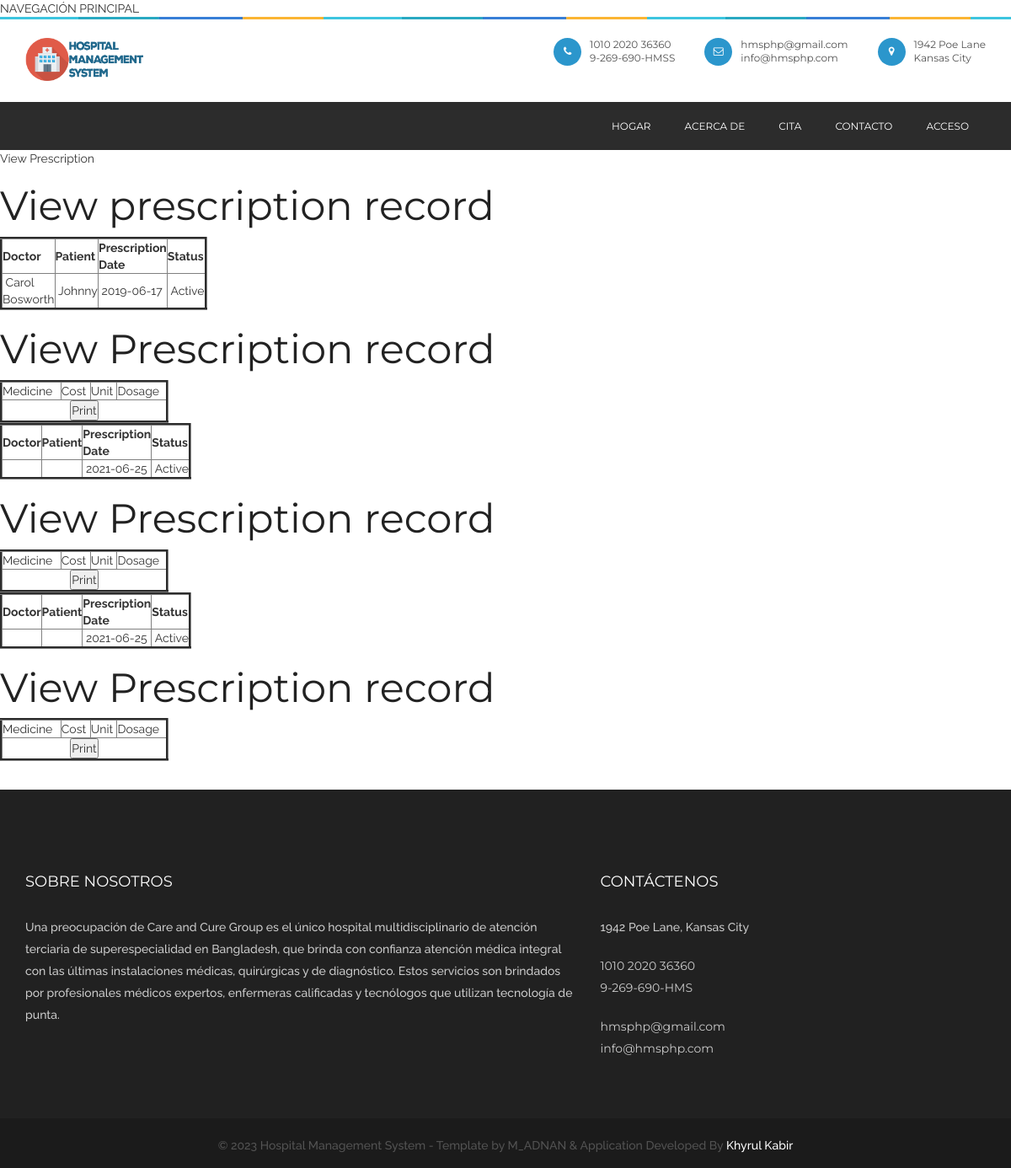
The app's page /viewprescription.php, older data.
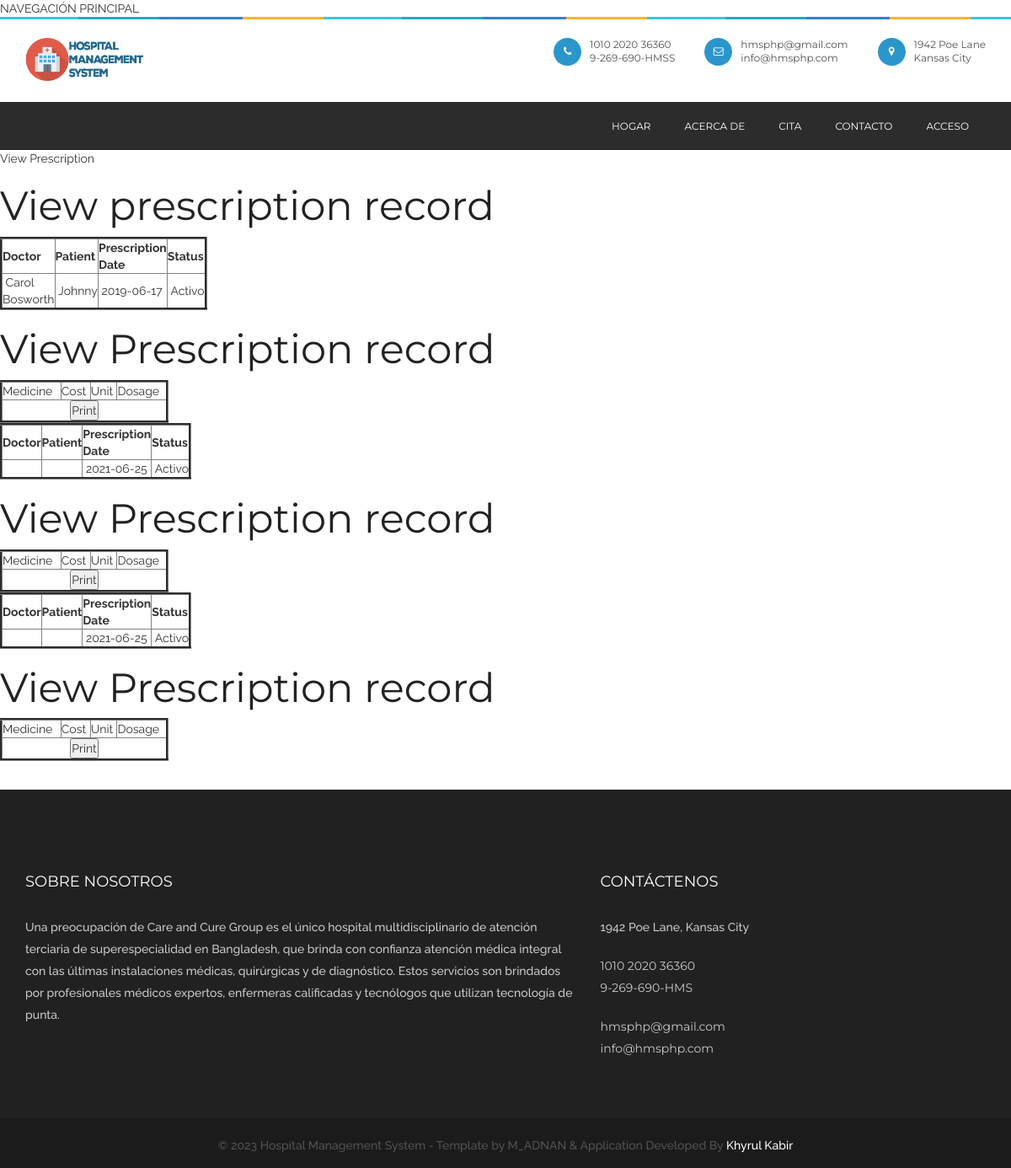
The same page, newer data.
### tables this page shows
CREATE TABLE `prescription` (
  `prescriptionid` int(10) NOT NULL,
  `treatment_records_id` int(10) NOT NULL,
  `doctorid` int(10) NOT NULL,
  `patientid` int(10) NOT NULL,
  `delivery_type` varchar(10) NOT NULL COMMENT 'Delivered through appointment or online order',
  `delivery_id` int(10) NOT NULL COMMENT 'appointmentid or orderid',
  `prescriptiondate` date NOT NULL,
  `status` varchar(10) NOT NULL,
  `appointmentid` int(10) NOT NULL
);

CREATE TABLE `doctor` (
  `doctorid` int(10) NOT NULL,
  `doctorname` varchar(50) NOT NULL,
  `mobileno` varchar(15) NOT NULL,
  `departmentid` int(10) NOT NULL,
  `loginid` varchar(25) NOT NULL,
  `password` varchar(25) NOT NULL,
  `status` varchar(10) NOT NULL,
  `education` varchar(25) NOT NULL,
  `experience` float(11,1) NOT NULL,
  `consultancy_charge` float(10,2) NOT NULL
);

CREATE TABLE `patient` (
  `patientid` int(10) NOT NULL,
  `patientname` varchar(50) NOT NULL,
  `admissiondate` date NOT NULL,
  `admissiontime` time NOT NULL,
  `address` varchar(250) NOT NULL,
  `mobileno` varchar(15) NOT NULL,
  `city` varchar(25) NOT NULL,
  `pincode` varchar(20) NOT NULL,
  `loginid` varchar(50) NOT NULL,
  `password` varchar(25) NOT NULL,
  `bloodgroup` varchar(20) NOT NULL,
  `gender` varchar(10) NOT NULL,
  `dob` date NOT NULL,
  `status` varchar(10) NOT NULL
);

### viewprescription.php (the view, shortened to what this page needs)
<?php
include("header.php");
include("dbconnection.php");
?>
<div class="wrapper col2">
  <div id="breadcrumb">
    <ul>
      <li class="first">View Prescription</li></ul>
  </div>
</div>
<div class="wrapper col4">
  <div id="container">
    <h1>View prescription record</h1>
<?php
$sql ="SELECT * FROM prescription";
$qsql = mysqli_query($con,$sql);
while($rs = mysqli_fetch_array($qsql))
{
	$sqlpatient = "SELECT * FROM patient WHERE patientid='$rs[patientid]'";
	$qsqlpatient = mysqli_query($con,$sqlpatient);
	$rspatient = mysqli_fetch_array($qsqlpatient);
	$sqldoctor = "SELECT * FROM doctor WHERE doctorid='$rs[doctorid]'";
	$qsqldoctor = mysqli_query($con,$sqldoctor);
	$rsdoctor = mysqli_fetch_array($qsqldoctor);
?>
    <table width="200" border="3">
          <tbody>
            <tr>
              <td><strong>Doctor</strong></td>
              <td><strong>Patient</strong></td>
              <td><strong>Prescription Date</strong></td>
              <td><strong>Status</strong></td>
            </tr>
              <?php
            echo "<tr>
              <td>&nbsp;$rsdoctor[doctorname]</td>
              <td>&nbsp;$rspatient[patientname]</td>
               <td>&nbsp;$rs[prescriptiondate]</td>
            <td>&nbsp;$rs[status]</td>
            </tr>";
            ?>
          </tbody>
        </table>
      <h1>View Prescription record</h1>
        <table width="200" border="3">
          <tbody>
            <tr>
              <td>Medicine</td>
              <td>Cost</td>
              <td>Unit</td>
              <td>Dosage</td>
            </tr>
            <tr>
              <td colspan="6"><div align="center">
                <input type="submit" name="print" id="print" value="Print" onclick="myFunction()"/>
              </div></td>
              </tr>
          </tbody>
        </table>
<?php
}
?>        <p>&nbsp;</p>
  </div>
</div>
<?php
include("footer.php");
?>

Row changes from the older to the newer data that the page shows:
changed prescription "Carol Bosworth": status "Active" → "Activo"
changed prescription (number 2 of 3 on the later page): status "Active" → "Activo"
changed prescription (number 3 of 3 on the later page): status "Active" → "Activo"
